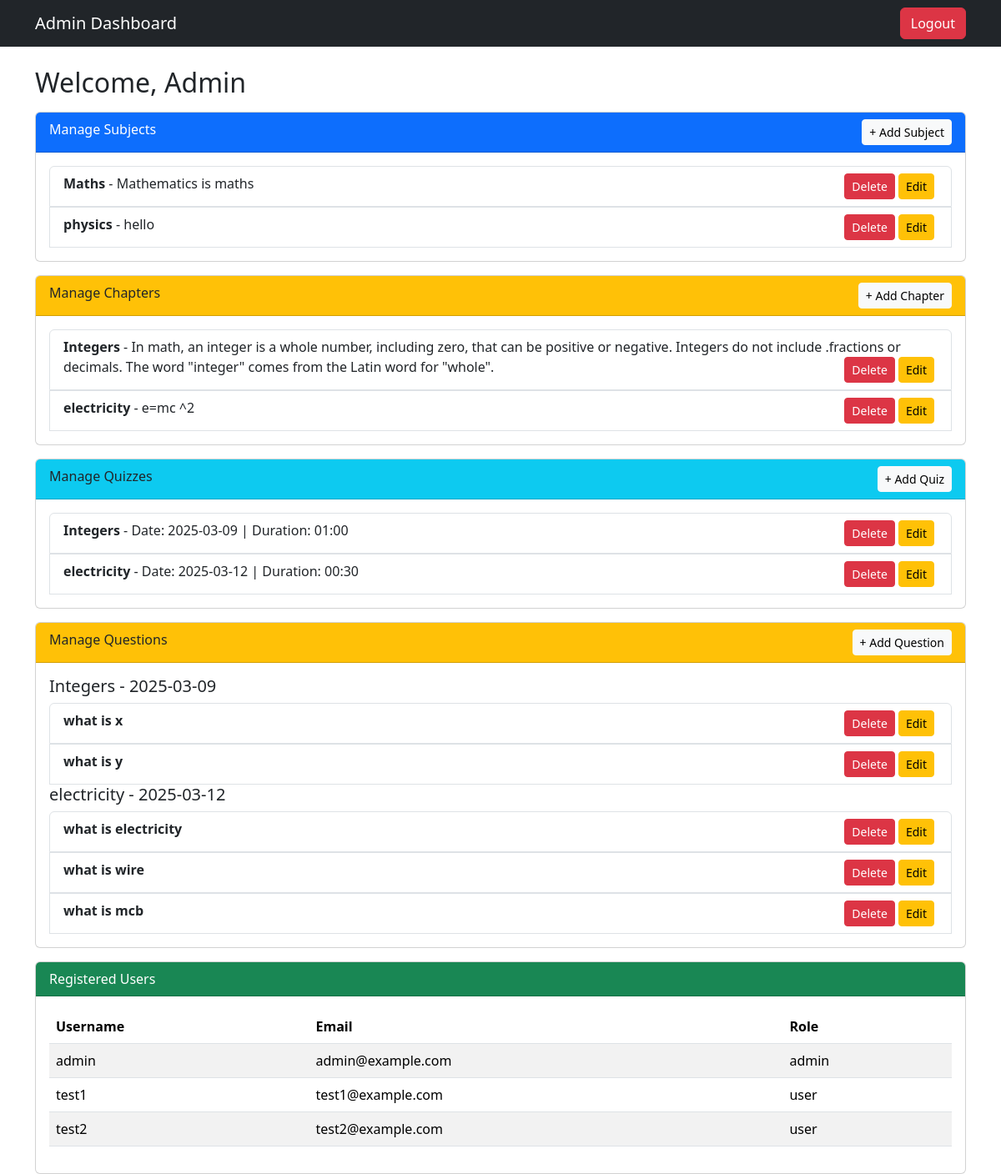
The page /admin_dashboard (signed in) on the database as committed earlier.
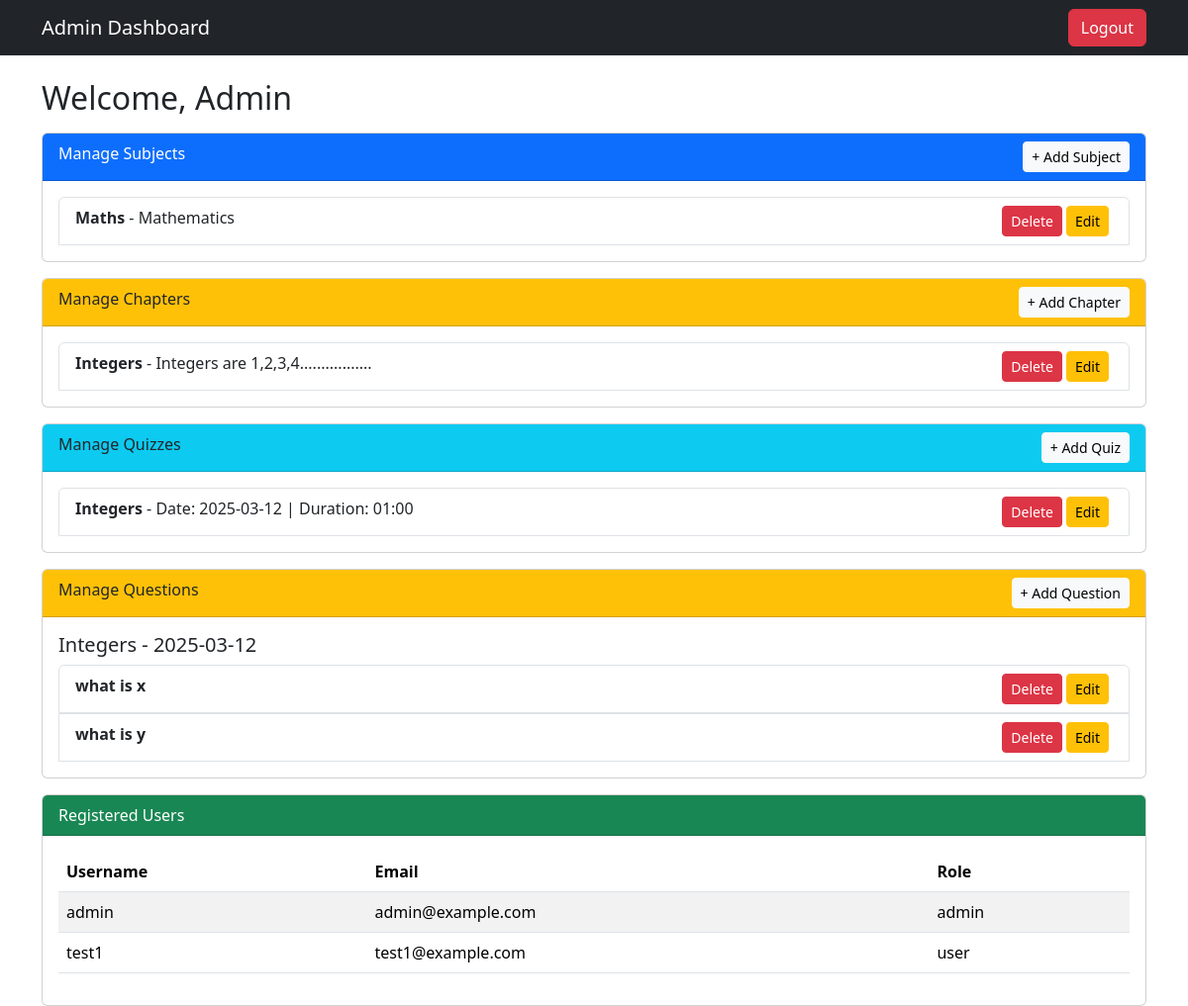
The same page on the database as committed later.
### app.py (models this page shows)
class Subject(db.Model):
    __tablename__ = 'subject'
    SubjectID = db.Column(db.Integer, primary_key=True, autoincrement=True)
    Subjectname = db.Column(db.String(500), nullable=False)
    Description = db.Column(db.String(500), nullable=False)

class Chapter(db.Model):
    __tablename__ = 'chapter'
    ChapterID = db.Column(db.Integer, primary_key=True, autoincrement=True)
    Chaptername = db.Column(db.String(500), nullable=False)
    Description = db.Column(db.String(500), nullable=False)
    QuizR = db.relationship('Quiz', backref='chapter', lazy=True)
    SubjectID = db.Column(db.Integer, db.ForeignKey('subject.SubjectID'), nullable=False)
    subject = db.relationship('Subject', backref='chapters')

class Quiz(db.Model):
    __tablename__ = 'quiz'
    QuizID = db.Column(db.Integer, primary_key=True, autoincrement=True)
    Date_of_quiz = db.Column(db.Date, nullable=False)
    Time_duration = db.Column(db.String(5), nullable=False)  # Stores "HH:MM"
    Remarks = db.Column(db.String(500))
    ChapterID = db.Column(db.Integer, db.ForeignKey('chapter.ChapterID'), nullable=False)
    QuestionsR = db.relationship('Questions', backref='quiz', lazy=True)

class Questions(db.Model):
    __tablename__ = 'questions'
    QuestionID = db.Column(db.Integer, primary_key=True, autoincrement=True)
    Question_statement = db.Column(db.String(500), nullable=False)
    Option1 = db.Column(db.String(500), nullable=False)
    Option2 = db.Column(db.String(500), nullable=False)
    Option3 = db.Column(db.String(500), nullable=False)
    Option4 = db.Column(db.String(500), nullable=False)
    Correct_option = db.Column(db.String(500), nullable=False)
    QuizID = db.Column(db.Integer, db.ForeignKey('quiz.QuizID'), nullable=False)

class User(db.Model):
    __tablename__ = 'user'
    UserID = db.Column(db.Integer, primary_key=True, autoincrement=True)
    Username = db.Column(db.String(500), nullable=False, unique=True)
    Email = db.Column(db.String(500), nullable=False, unique=True)
    Password = db.Column(db.String(500), nullable=False)
    Fullname = db.Column(db.String(500), nullable=False)
    Qualification = db.Column(db.String(500), nullable=False)
    DOB = db.Column(db.Date, nullable=False)
    Role = db.Column(db.String(10), nullable=False, default="user")  # 'admin' or 'user'

### app.py (the view)
@app.route('/admin_dashboard')
def admin_dashboard():
    if 'user_id' not in session or session['role'] != 'admin':
        flash("Unauthorized Access!", "danger")
        return redirect(url_for("home"))
    users = User.query.all()
    subjects = Subject.query.all()
    quizzes = Quiz.query.all()
    chapters = Chapter.query.all()
    return render_template("admin_dashboard.html", users=users, subjects=subjects, quizzes=quizzes, chapters=chapters)

### templates/admin_dashboard.html (shortened to what this page needs)
<!DOCTYPE html>
<html lang="en">
<head>
    <link href="https://cdn.jsdelivr.net/npm/bootstrap@5.3.2/dist/css/bootstrap.min.css" rel="stylesheet">
</head>
<body>
    <nav class="navbar navbar-expand-lg navbar-dark bg-dark">
        <div class="container">
            <a class="navbar-brand" href="#">Admin Dashboard</a>
            <div class="collapse navbar-collapse justify-content-end" id="navbarNav">
                <a href="{{ url_for('logout') }}" class="btn btn-danger">Logout</a>
            </div>
        </div>
    </nav>
    <div class="container mt-4">
        <h2>Welcome, Admin</h2>
<div class="card mt-3">
    <div class="card-header bg-primary text-white">
        Manage Subjects
        <button class="btn btn-sm btn-light float-end" data-bs-toggle="modal" data-bs-target="#addSubjectModal">+ Add Subject</button>
    </div>
    <div class="card-body">
        {% if subjects %}
        <ul class="list-group">
            {% for subject in subjects %}
            <li class="list-group-item">
                <strong>{{ subject.Subjectname }}</strong> - {{ subject.Description }}
                <button class="btn btn-warning btn-sm float-end mx-1" data-bs-toggle="modal" data-bs-target="#editSubjectModal{{ subject.SubjectID }}">Edit</button>
                <a href="{{ url_for('delete_subject', subject_id=subject.SubjectID) }}" class="btn btn-danger btn-sm float-end">Delete</a>
            </li>
            {% endfor %}
        </ul>
        {% else %}
        <p>No subjects available.</p>
        {% endif %}
    </div>
</div>
<div class="card mt-3">
    <div class="card-header bg-warning text-dark">
        Manage Chapters
        <button class="btn btn-sm btn-light float-end" data-bs-toggle="modal" data-bs-target="#addChapterModal">+ Add Chapter</button>
    </div>
    <div class="card-body">
        {% if chapters %}
        <ul class="list-group">
            {% for chapter in chapters %}
            <li class="list-group-item">
                <strong>{{ chapter.Chaptername }}</strong> - {{ chapter.Description }}
                <button class="btn btn-warning btn-sm float-end mx-1" data-bs-toggle="modal" data-bs-target="#editChapterModal{{ chapter.ChapterID }}">Edit</button>
                <a href="{{ url_for('delete_chapter', chapter_id=chapter.ChapterID) }}" class="btn btn-danger btn-sm float-end">Delete</a>
            </li>
            {% endfor %}
        </ul>
        {% else %}
        <p>No chapters available.</p>
        {% endif %}
    </div>
</div>
<div class="card mt-3">
    <div class="card-header bg-info text-dark">
        Manage Quizzes
        <button class="btn btn-sm btn-light float-end" data-bs-toggle="modal" data-bs-target="#addQuizModal">+ Add Quiz</button>
    </div>
    <div class="card-body">
        {% if quizzes %}
        <ul class="list-group">
            {% for quiz in quizzes %}
            <li class="list-group-item">
                <strong>{{ quiz.chapter.Chaptername }}</strong> - Date: {{ quiz.Date_of_quiz }} | Duration: {{ quiz.Time_duration }}
                <button class="btn btn-warning btn-sm float-end mx-1" data-bs-toggle="modal" data-bs-target="#editQuizModal{{ quiz.QuizID }}">Edit</button>
                <a href="{{ url_for('delete_quiz', quiz_id=quiz.QuizID) }}" class="btn btn-danger btn-sm float-end">Delete</a>
            </li>
            {% endfor %}
        </ul>
        {% else %}
        <p>No quizzes available.</p>
        {% endif %}
    </div>
</div>
<div class="card mt-3">
    <div class="card-header bg-warning text-dark">
        Manage Questions
        <button class="btn btn-sm btn-light float-end" data-bs-toggle="modal" data-bs-target="#addQuestionModal">+ Add Question</button>
    </div>
    <div class="card-body">
        {% if quizzes %}
            {% for quiz in quizzes %}
                <h5>{{ quiz.chapter.Chaptername }} - {{ quiz.Date_of_quiz }}</h5>
                <ul class="list-group">
                    {% for question in quiz.QuestionsR %}
                        <li class="list-group-item">
                            <strong>{{ question.Question_statement }}</strong>
                            <button class="btn btn-warning btn-sm float-end mx-1" data-bs-toggle="modal" data-bs-target="#editQuestionModal{{ question.QuestionID }}">Edit</button>
                            <a href="{{ url_for('delete_question', question_id=question.QuestionID) }}" class="btn btn-danger btn-sm float-end">Delete</a>
                        </li>
                    {% endfor %}
                </ul>
            {% endfor %}
        {% else %}
            <p>No quizzes available.</p>
        {% endif %}
    </div>
</div>
        <div class="card mt-3">
            <div class="card-header bg-success text-white">Registered Users</div>
            <div class="card-body">
                {% if users %}
                <table class="table table-striped">
                    <thead>
                        <tr>
                            <th>Username</th>
                            <th>Email</th>
                            <th>Role</th>
                        </tr>
                    </thead>
                    <tbody>
                        {% for user in users %}
                        <tr>
                            <td>{{ user.Username }}</td>
                            <td>{{ user.Email }}</td>
                            <td>{{ user.Role }}</td>
                        </tr>
                        {% endfor %}
                    </tbody>
                </table>
                {% else %}
                <p>No registered users.</p>
                {% endif %}
            </div>
        </div>
</body>
</html>

Rows that differ between the two databases and show on the page:
removed Subject: Subjectname "physics", Description "hello"
removed Chapter: Chaptername "electricity", Description "e=mc ^2"
removed Quiz: chapter.Chaptername "electricity", Date_of_quiz "2025-03-12", Time_duration "00:30"
removed Questions: Question_statement "what is electricity", shown under "electricity"
removed Questions: Question_statement "what is wire", shown under "electricity"
removed Questions: Question_statement "what is mcb", shown under "electricity"
removed User: Username "test2", Email "test2@example.com", Role "user"
changed Subject "Maths": Description "Mathematics is maths" → "Mathematics"
changed Chapter "Integers": Description "In math, an integer is a whole number, including zero, that can be positive or negative. Integers do not include .fractions or decimals. The word \"integer\" comes from the Latin word for \"whole\"." → "Integers are 1,2,3,4................."
changed Quiz "Integers": Date_of_quiz "2025-03-09" → "2025-03-12"
